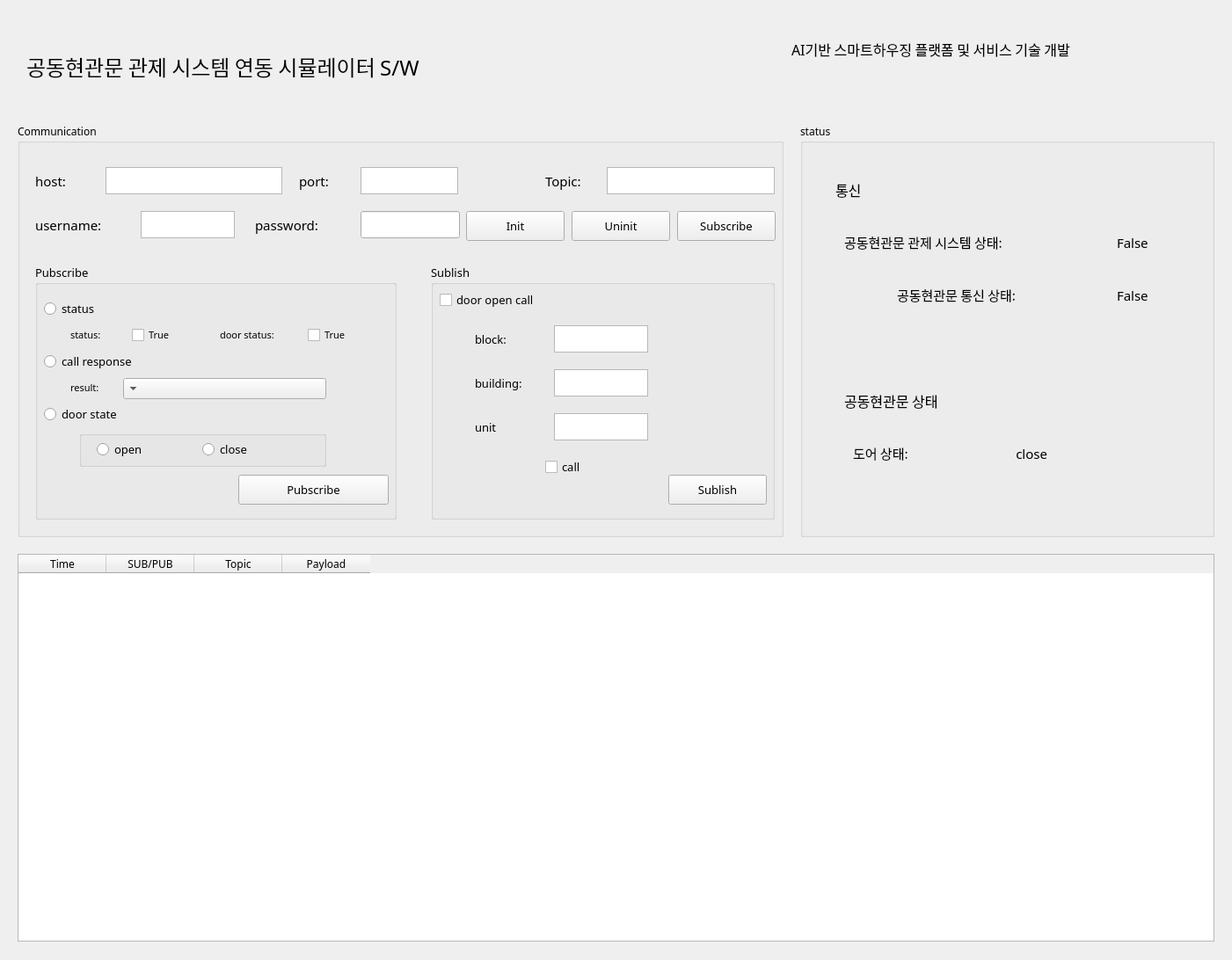
<?xml version="1.0" encoding="UTF-8"?>
<ui version="4.0">
 <class>Form</class>
 <widget class="QWidget" name="Form">
  <property name="geometry">
   <rect>
    <x>0</x>
    <y>0</y>
    <width>1401</width>
    <height>1092</height>
   </rect>
  </property>
  <property name="font">
   <font>
    <family>KoPub돋움체 Bold</family>
   </font>
  </property>
  <property name="windowTitle">
   <string>공동현관문 관제 시스템 연동 시뮬레이터</string>
  </property>
  <widget class="QTableWidget" name="dataList_door">
   <property name="geometry">
    <rect>
     <x>20</x>
     <y>630</y>
     <width>1361</width>
     <height>441</height>
    </rect>
   </property>
   <column>
    <property name="text">
     <string>Time</string>
    </property>
   </column>
   <column>
    <property name="text">
     <string>SUB/PUB</string>
    </property>
   </column>
   <column>
    <property name="text">
     <string>Topic</string>
    </property>
   </column>
   <column>
    <property name="text">
     <string>Payload</string>
    </property>
   </column>
  </widget>
  <widget class="QLabel" name="logo_image">
   <property name="geometry">
    <rect>
     <x>1130</x>
     <y>80</y>
     <width>221</width>
     <height>51</height>
    </rect>
   </property>
   <property name="styleSheet">
    <string notr="true"/>
   </property>
   <property name="text">
    <string/>
   </property>
  </widget>
  <widget class="QLabel" name="label_13">
   <property name="geometry">
    <rect>
     <x>30</x>
     <y>40</y>
     <width>691</width>
     <height>71</height>
    </rect>
   </property>
   <property name="font">
    <font>
     <pointsize>18</pointsize>
    </font>
   </property>
   <property name="text">
    <string>공동현관문 관제 시스템 연동 시뮬레이터 S/W</string>
   </property>
  </widget>
  <widget class="QGroupBox" name="groupBox_3">
   <property name="geometry">
    <rect>
     <x>910</x>
     <y>140</y>
     <width>471</width>
     <height>471</height>
    </rect>
   </property>
   <property name="title">
    <string>status</string>
   </property>
   <widget class="QLabel" name="label_21">
    <property name="geometry">
     <rect>
      <x>40</x>
      <y>50</y>
      <width>101</width>
      <height>51</height>
     </rect>
    </property>
    <property name="font">
     <font>
      <family>KoPub돋움체 Bold</family>
      <pointsize>12</pointsize>
     </font>
    </property>
    <property name="text">
     <string>통신</string>
    </property>
   </widget>
   <widget class="QLabel" name="label_6">
    <property name="geometry">
     <rect>
      <x>50</x>
      <y>110</y>
      <width>271</width>
      <height>51</height>
     </rect>
    </property>
    <property name="font">
     <font>
      <family>KoPub돋움체 Bold</family>
      <pointsize>11</pointsize>
     </font>
    </property>
    <property name="text">
     <string>공동현관문 관제 시스템 상태: </string>
    </property>
   </widget>
   <widget class="QLabel" name="doorStatus_label">
    <property name="geometry">
     <rect>
      <x>360</x>
      <y>170</y>
      <width>61</width>
      <height>51</height>
     </rect>
    </property>
    <property name="font">
     <font>
      <family>KoPub돋움체 Bold</family>
      <pointsize>11</pointsize>
     </font>
    </property>
    <property name="text">
     <string>False</string>
    </property>
   </widget>
   <widget class="QLabel" name="label_17">
    <property name="geometry">
     <rect>
      <x>50</x>
      <y>290</y>
      <width>181</width>
      <height>51</height>
     </rect>
    </property>
    <property name="font">
     <font>
      <family>KoPub돋움체 Bold</family>
      <pointsize>12</pointsize>
     </font>
    </property>
    <property name="text">
     <string>공동현관문 상태</string>
    </property>
   </widget>
   <widget class="QLabel" name="label_19">
    <property name="geometry">
     <rect>
      <x>60</x>
      <y>350</y>
      <width>141</width>
      <height>51</height>
     </rect>
    </property>
    <property name="font">
     <font>
      <family>KoPub돋움체 Bold</family>
      <pointsize>11</pointsize>
     </font>
    </property>
    <property name="text">
     <string>도어 상태:</string>
    </property>
   </widget>
   <widget class="QLabel" name="Status_label">
    <property name="geometry">
     <rect>
      <x>360</x>
      <y>110</y>
      <width>61</width>
      <height>51</height>
     </rect>
    </property>
    <property name="font">
     <font>
      <family>KoPub돋움체 Bold</family>
      <pointsize>11</pointsize>
     </font>
    </property>
    <property name="text">
     <string>False</string>
    </property>
   </widget>
   <widget class="QLabel" name="label_16">
    <property name="geometry">
     <rect>
      <x>110</x>
      <y>170</y>
      <width>201</width>
      <height>51</height>
     </rect>
    </property>
    <property name="font">
     <font>
      <family>KoPub돋움체 Bold</family>
      <pointsize>11</pointsize>
     </font>
    </property>
    <property name="text">
     <string>공동현관문 통신 상태: </string>
    </property>
   </widget>
   <widget class="QLabel" name="door_state">
    <property name="geometry">
     <rect>
      <x>200</x>
      <y>350</y>
      <width>81</width>
      <height>51</height>
     </rect>
    </property>
    <property name="font">
     <font>
      <family>KoPub돋움체 Bold</family>
      <pointsize>11</pointsize>
     </font>
    </property>
    <property name="text">
     <string>close</string>
    </property>
    <property name="alignment">
     <set>Qt::AlignRight|Qt::AlignTrailing|Qt::AlignVCenter</set>
    </property>
   </widget>
  </widget>
  <widget class="QGroupBox" name="groupBox_4">
   <property name="geometry">
    <rect>
     <x>20</x>
     <y>140</y>
     <width>871</width>
     <height>471</height>
    </rect>
   </property>
   <property name="title">
    <string>Communication</string>
   </property>
   <widget class="QTextEdit" name="hostEdit">
    <property name="geometry">
     <rect>
      <x>100</x>
      <y>50</y>
      <width>201</width>
      <height>31</height>
     </rect>
    </property>
    <property name="font">
     <font>
      <family>KoPub돋움체 Bold</family>
     </font>
    </property>
    <property name="focusPolicy">
     <enum>Qt::StrongFocus</enum>
    </property>
    <property name="verticalScrollBarPolicy">
     <enum>Qt::ScrollBarAlwaysOff</enum>
    </property>
    <property name="horizontalScrollBarPolicy">
     <enum>Qt::ScrollBarAlwaysOff</enum>
    </property>
   </widget>
   <widget class="QPushButton" name="btnUninit">
    <property name="geometry">
     <rect>
      <x>630</x>
      <y>100</y>
      <width>112</width>
      <height>34</height>
     </rect>
    </property>
    <property name="font">
     <font>
      <family>KoPub돋움체 Bold</family>
      <pointsize>10</pointsize>
     </font>
    </property>
    <property name="text">
     <string>Uninit</string>
    </property>
   </widget>
   <widget class="QTextEdit" name="userEdit">
    <property name="geometry">
     <rect>
      <x>140</x>
      <y>100</y>
      <width>107</width>
      <height>31</height>
     </rect>
    </property>
    <property name="font">
     <font>
      <family>KoPub돋움체 Bold</family>
     </font>
    </property>
    <property name="focusPolicy">
     <enum>Qt::StrongFocus</enum>
    </property>
    <property name="verticalScrollBarPolicy">
     <enum>Qt::ScrollBarAlwaysOff</enum>
    </property>
    <property name="horizontalScrollBarPolicy">
     <enum>Qt::ScrollBarAlwaysOff</enum>
    </property>
   </widget>
   <widget class="QLabel" name="label">
    <property name="geometry">
     <rect>
      <x>20</x>
      <y>50</y>
      <width>77</width>
      <height>31</height>
     </rect>
    </property>
    <property name="font">
     <font>
      <family>KoPub돋움체 Bold</family>
      <pointsize>11</pointsize>
     </font>
    </property>
    <property name="text">
     <string>host:</string>
    </property>
   </widget>
   <widget class="QLabel" name="label_2">
    <property name="geometry">
     <rect>
      <x>320</x>
      <y>50</y>
      <width>77</width>
      <height>31</height>
     </rect>
    </property>
    <property name="font">
     <font>
      <family>KoPub돋움체 Bold</family>
      <pointsize>11</pointsize>
     </font>
    </property>
    <property name="text">
     <string>port:</string>
    </property>
   </widget>
   <widget class="QPushButton" name="btnInit">
    <property name="geometry">
     <rect>
      <x>510</x>
      <y>100</y>
      <width>112</width>
      <height>34</height>
     </rect>
    </property>
    <property name="font">
     <font>
      <family>KoPub돋움체 Bold</family>
      <pointsize>10</pointsize>
     </font>
    </property>
    <property name="text">
     <string>Init</string>
    </property>
   </widget>
   <widget class="QTextEdit" name="portEdit">
    <property name="geometry">
     <rect>
      <x>390</x>
      <y>50</y>
      <width>111</width>
      <height>31</height>
     </rect>
    </property>
    <property name="font">
     <font>
      <family>KoPub돋움체 Bold</family>
     </font>
    </property>
    <property name="focusPolicy">
     <enum>Qt::StrongFocus</enum>
    </property>
    <property name="verticalScrollBarPolicy">
     <enum>Qt::ScrollBarAlwaysOff</enum>
    </property>
    <property name="horizontalScrollBarPolicy">
     <enum>Qt::ScrollBarAlwaysOff</enum>
    </property>
   </widget>
   <widget class="QTextEdit" name="topicEdit">
    <property name="geometry">
     <rect>
      <x>670</x>
      <y>50</y>
      <width>191</width>
      <height>31</height>
     </rect>
    </property>
    <property name="font">
     <font>
      <family>KoPub돋움체 Bold</family>
     </font>
    </property>
    <property name="focusPolicy">
     <enum>Qt::StrongFocus</enum>
    </property>
    <property name="verticalScrollBarPolicy">
     <enum>Qt::ScrollBarAlwaysOff</enum>
    </property>
    <property name="horizontalScrollBarPolicy">
     <enum>Qt::ScrollBarAlwaysOff</enum>
    </property>
   </widget>
   <widget class="QGroupBox" name="groupBox">
    <property name="geometry">
     <rect>
      <x>20</x>
      <y>160</y>
      <width>411</width>
      <height>291</height>
     </rect>
    </property>
    <property name="font">
     <font>
      <family>KoPub돋움체 Bold</family>
      <pointsize>10</pointsize>
     </font>
    </property>
    <property name="title">
     <string>Pubscribe</string>
    </property>
    <widget class="QPushButton" name="btnPub">
     <property name="geometry">
      <rect>
       <x>231</x>
       <y>240</y>
       <width>171</width>
       <height>34</height>
      </rect>
     </property>
     <property name="font">
      <font>
       <family>KoPub돋움체 Bold</family>
       <pointsize>10</pointsize>
      </font>
     </property>
     <property name="text">
      <string>Pubscribe</string>
     </property>
    </widget>
    <widget class="QRadioButton" name="pub_status">
     <property name="geometry">
      <rect>
       <x>10</x>
       <y>40</y>
       <width>130</width>
       <height>22</height>
      </rect>
     </property>
     <property name="font">
      <font>
       <family>KoPub돋움체 Bold</family>
      </font>
     </property>
     <property name="text">
      <string>status</string>
     </property>
    </widget>
    <widget class="QRadioButton" name="pub_call_response">
     <property name="geometry">
      <rect>
       <x>10</x>
       <y>100</y>
       <width>211</width>
       <height>22</height>
      </rect>
     </property>
     <property name="font">
      <font>
       <family>KoPub돋움체 Bold</family>
      </font>
     </property>
     <property name="text">
      <string>call response</string>
     </property>
    </widget>
    <widget class="QCheckBox" name="status_value">
     <property name="geometry">
      <rect>
       <x>110</x>
       <y>70</y>
       <width>116</width>
       <height>22</height>
      </rect>
     </property>
     <property name="font">
      <font>
       <family>KoPub돋움체 Light</family>
       <pointsize>8</pointsize>
      </font>
     </property>
     <property name="text">
      <string>True</string>
     </property>
    </widget>
    <widget class="QLabel" name="label_9">
     <property name="geometry">
      <rect>
       <x>40</x>
       <y>70</y>
       <width>61</width>
       <height>21</height>
      </rect>
     </property>
     <property name="font">
      <font>
       <family>KoPub돋움체 Light</family>
       <pointsize>8</pointsize>
      </font>
     </property>
     <property name="text">
      <string>status:</string>
     </property>
    </widget>
    <widget class="QLabel" name="label_10">
     <property name="geometry">
      <rect>
       <x>210</x>
       <y>70</y>
       <width>91</width>
       <height>21</height>
      </rect>
     </property>
     <property name="font">
      <font>
       <family>KoPub돋움체 Light</family>
       <pointsize>8</pointsize>
      </font>
     </property>
     <property name="text">
      <string>door status:</string>
     </property>
    </widget>
    <widget class="QCheckBox" name="door_status_value">
     <property name="geometry">
      <rect>
       <x>310</x>
       <y>70</y>
       <width>116</width>
       <height>22</height>
      </rect>
     </property>
     <property name="font">
      <font>
       <family>KoPub돋움체 Light</family>
       <pointsize>8</pointsize>
      </font>
     </property>
     <property name="text">
      <string>True</string>
     </property>
    </widget>
    <widget class="QLabel" name="label_11">
     <property name="geometry">
      <rect>
       <x>40</x>
       <y>130</y>
       <width>91</width>
       <height>21</height>
      </rect>
     </property>
     <property name="font">
      <font>
       <family>KoPub돋움체 Light</family>
       <pointsize>8</pointsize>
      </font>
     </property>
     <property name="text">
      <string>result:</string>
     </property>
    </widget>
    <widget class="QComboBox" name="call_response_result">
     <property name="geometry">
      <rect>
       <x>100</x>
       <y>130</y>
       <width>231</width>
       <height>24</height>
      </rect>
     </property>
     <property name="layoutDirection">
      <enum>Qt::RightToLeft</enum>
     </property>
    </widget>
    <widget class="QRadioButton" name="pub_door_state">
     <property name="geometry">
      <rect>
       <x>10</x>
       <y>160</y>
       <width>211</width>
       <height>22</height>
      </rect>
     </property>
     <property name="font">
      <font>
       <family>KoPub돋움체 Bold</family>
      </font>
     </property>
     <property name="text">
      <string>door state</string>
     </property>
    </widget>
    <widget class="QGroupBox" name="groupBox_2">
     <property name="geometry">
      <rect>
       <x>50</x>
       <y>190</y>
       <width>281</width>
       <height>41</height>
      </rect>
     </property>
     <property name="title">
      <string/>
     </property>
     <widget class="QRadioButton" name="door_open">
      <property name="geometry">
       <rect>
        <x>20</x>
        <y>10</y>
        <width>101</width>
        <height>22</height>
       </rect>
      </property>
      <property name="text">
       <string>open</string>
      </property>
     </widget>
     <widget class="QRadioButton" name="door_close">
      <property name="geometry">
       <rect>
        <x>140</x>
        <y>10</y>
        <width>101</width>
        <height>22</height>
       </rect>
      </property>
      <property name="text">
       <string>close</string>
      </property>
     </widget>
    </widget>
   </widget>
   <widget class="QGroupBox" name="box_pub">
    <property name="geometry">
     <rect>
      <x>470</x>
      <y>160</y>
      <width>391</width>
      <height>291</height>
     </rect>
    </property>
    <property name="font">
     <font>
      <family>KoPub돋움체 Bold</family>
      <pointsize>10</pointsize>
     </font>
    </property>
    <property name="title">
     <string>Sublish</string>
    </property>
    <widget class="QCheckBox" name="door_open_check">
     <property name="geometry">
      <rect>
       <x>10</x>
       <y>30</y>
       <width>191</width>
       <height>22</height>
      </rect>
     </property>
     <property name="font">
      <font>
       <family>KoPub돋움체 Bold</family>
       <pointsize>10</pointsize>
      </font>
     </property>
     <property name="text">
      <string>door open call</string>
     </property>
    </widget>
    <widget class="QPushButton" name="btnSubT">
     <property name="geometry">
      <rect>
       <x>270</x>
       <y>240</y>
       <width>112</width>
       <height>34</height>
      </rect>
     </property>
     <property name="font">
      <font>
       <family>KoPub돋움체 Bold</family>
       <pointsize>10</pointsize>
      </font>
     </property>
     <property name="text">
      <string>Sublish</string>
     </property>
    </widget>
    <widget class="QTextEdit" name="block_text">
     <property name="geometry">
      <rect>
       <x>140</x>
       <y>70</y>
       <width>107</width>
       <height>31</height>
      </rect>
     </property>
     <property name="acceptDrops">
      <bool>true</bool>
     </property>
     <property name="autoFillBackground">
      <bool>false</bool>
     </property>
     <property name="verticalScrollBarPolicy">
      <enum>Qt::ScrollBarAlwaysOff</enum>
     </property>
     <property name="horizontalScrollBarPolicy">
      <enum>Qt::ScrollBarAlwaysOff</enum>
     </property>
    </widget>
    <widget class="QLabel" name="label_7">
     <property name="geometry">
      <rect>
       <x>50</x>
       <y>70</y>
       <width>91</width>
       <height>31</height>
      </rect>
     </property>
     <property name="text">
      <string>block:</string>
     </property>
    </widget>
    <widget class="QLabel" name="label_8">
     <property name="geometry">
      <rect>
       <x>50</x>
       <y>120</y>
       <width>91</width>
       <height>31</height>
      </rect>
     </property>
     <property name="text">
      <string>building:</string>
     </property>
    </widget>
    <widget class="QTextEdit" name="building_text">
     <property name="geometry">
      <rect>
       <x>140</x>
       <y>120</y>
       <width>107</width>
       <height>31</height>
      </rect>
     </property>
     <property name="verticalScrollBarPolicy">
      <enum>Qt::ScrollBarAlwaysOff</enum>
     </property>
     <property name="horizontalScrollBarPolicy">
      <enum>Qt::ScrollBarAlwaysOff</enum>
     </property>
    </widget>
    <widget class="QLabel" name="label_24">
     <property name="geometry">
      <rect>
       <x>50</x>
       <y>170</y>
       <width>91</width>
       <height>31</height>
      </rect>
     </property>
     <property name="text">
      <string>unit</string>
     </property>
    </widget>
    <widget class="QTextEdit" name="unit_text">
     <property name="geometry">
      <rect>
       <x>140</x>
       <y>170</y>
       <width>107</width>
       <height>31</height>
      </rect>
     </property>
     <property name="verticalScrollBarPolicy">
      <enum>Qt::ScrollBarAlwaysOff</enum>
     </property>
     <property name="horizontalScrollBarPolicy">
      <enum>Qt::ScrollBarAlwaysOff</enum>
     </property>
    </widget>
    <widget class="QCheckBox" name="call_check">
     <property name="geometry">
      <rect>
       <x>130</x>
       <y>220</y>
       <width>116</width>
       <height>22</height>
      </rect>
     </property>
     <property name="text">
      <string>call</string>
     </property>
    </widget>
   </widget>
   <widget class="QLabel" name="label_5">
    <property name="geometry">
     <rect>
      <x>600</x>
      <y>50</y>
      <width>77</width>
      <height>31</height>
     </rect>
    </property>
    <property name="font">
     <font>
      <family>KoPub돋움체 Bold</family>
      <pointsize>11</pointsize>
     </font>
    </property>
    <property name="text">
     <string>Topic:</string>
    </property>
   </widget>
   <widget class="QLabel" name="label_3">
    <property name="geometry">
     <rect>
      <x>20</x>
      <y>100</y>
      <width>111</width>
      <height>31</height>
     </rect>
    </property>
    <property name="font">
     <font>
      <family>KoPub돋움체 Bold</family>
      <pointsize>11</pointsize>
     </font>
    </property>
    <property name="text">
     <string>username:</string>
    </property>
   </widget>
   <widget class="QPushButton" name="btnSub">
    <property name="geometry">
     <rect>
      <x>750</x>
      <y>100</y>
      <width>112</width>
      <height>34</height>
     </rect>
    </property>
    <property name="font">
     <font>
      <family>KoPub돋움체 Bold</family>
      <pointsize>10</pointsize>
     </font>
    </property>
    <property name="text">
     <string>Subscribe</string>
    </property>
   </widget>
   <widget class="QLabel" name="label_4">
    <property name="geometry">
     <rect>
      <x>270</x>
      <y>100</y>
      <width>101</width>
      <height>31</height>
     </rect>
    </property>
    <property name="font">
     <font>
      <family>KoPub돋움체 Bold</family>
      <pointsize>11</pointsize>
     </font>
    </property>
    <property name="text">
     <string>password:</string>
    </property>
   </widget>
   <widget class="QLineEdit" name="pwEdit">
    <property name="geometry">
     <rect>
      <x>390</x>
      <y>100</y>
      <width>113</width>
      <height>31</height>
     </rect>
    </property>
    <property name="font">
     <font>
      <family>KoPub돋움체 Bold</family>
     </font>
    </property>
    <property name="echoMode">
     <enum>QLineEdit::Password</enum>
    </property>
   </widget>
  </widget>
  <widget class="QLabel" name="label_12">
   <property name="geometry">
    <rect>
     <x>900</x>
     <y>40</y>
     <width>471</width>
     <height>31</height>
    </rect>
   </property>
   <property name="font">
    <font>
     <pointsize>12</pointsize>
    </font>
   </property>
   <property name="text">
    <string>AI기반 스마트하우징 플랫폼 및 서비스 기술 개발</string>
   </property>
  </widget>
 </widget>
 <resources/>
 <connections/>
</ui>
